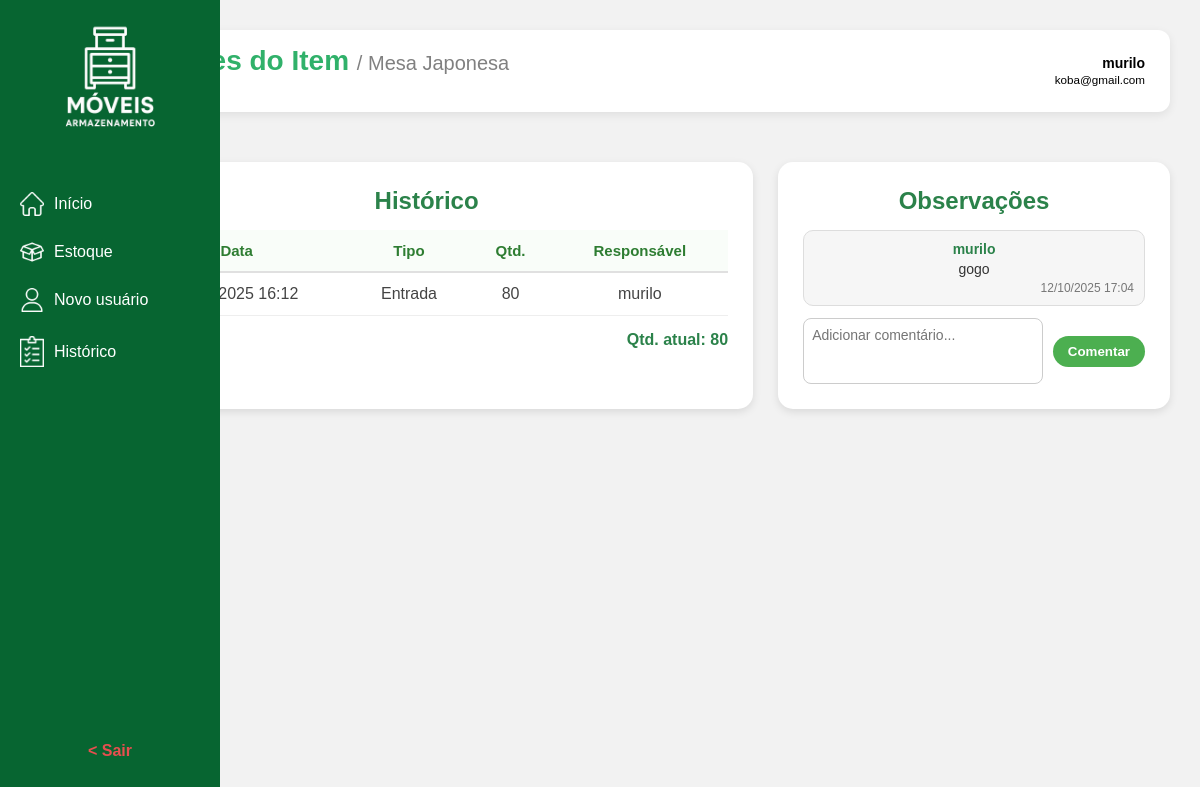
The app's page /ver_item.php?id=3 (signed in) with its own data.
### tables this page shows
CREATE TABLE `itens` (
  `id` int(11) NOT NULL,
  `codigo` varchar(50) DEFAULT NULL,
  `nome` varchar(150) NOT NULL,
  `categoria` varchar(100) DEFAULT NULL,
  `quantidade` int(11) DEFAULT 0,
  `localizacao` enum('Setor A','Setor B','Setor C') DEFAULT NULL,
  `observacoes` text DEFAULT NULL,
  `criado_por` int(11) DEFAULT NULL,
  `criado_em` datetime DEFAULT current_timestamp(),
  `atualizado_em` datetime DEFAULT current_timestamp() ON UPDATE current_timestamp()
);

CREATE TABLE `historico` (
  `id` int(11) NOT NULL,
  `tipo` enum('entrada','saida') NOT NULL,
  `item_id` int(11) NOT NULL,
  `quantidade` int(11) NOT NULL,
  `responsavel_id` int(11) DEFAULT NULL,
  `data_movimentacao` datetime DEFAULT current_timestamp(),
  `observacoes` text DEFAULT NULL
);

CREATE TABLE `usuarios` (
  `id` int(11) NOT NULL,
  `nome` varchar(100) NOT NULL,
  `email` varchar(100) NOT NULL,
  `senha` varchar(255) NOT NULL,
  `tipo` enum('admin','funcionario') DEFAULT 'funcionario',
  `criado_em` datetime DEFAULT current_timestamp(),
  `atualizado_em` datetime DEFAULT current_timestamp() ON UPDATE current_timestamp()
);

CREATE TABLE `comentarios` (
  `id` int(11) NOT NULL,
  `item_id` int(11) NOT NULL,
  `usuario_id` int(11) DEFAULT NULL,
  `texto` text NOT NULL,
  `criado_em` datetime DEFAULT current_timestamp(),
  `atualizado_em` datetime DEFAULT current_timestamp() ON UPDATE current_timestamp()
);

### ver_item.php (the view, shortened to what this page needs)
<?php
include('conexao.php');
$usuario_nome  = $_SESSION['usuario_nome'] ?? 'Usuário';
$usuario_email = $_SESSION['usuario_email'] ?? '---';
$id_item = intval($_GET['id']);
$sql_item = "SELECT i.id, i.codigo, i.nome, i.categoria, i.quantidade, i.localizacao, i.observacoes,
                    u.nome AS criado_por
             FROM itens i
             LEFT JOIN usuarios u ON i.criado_por = u.id
             WHERE i.id = ?";
$stmt = $conn->prepare($sql_item);
$stmt->bind_param("i", $id_item);
$stmt->execute();
$result = $stmt->get_result();
$item = $result->fetch_assoc();
$sql_hist = "SELECT h.id, h.tipo, h.quantidade, h.data_movimentacao,
                    u.nome AS responsavel
             FROM historico h
             LEFT JOIN usuarios u ON h.responsavel_id = u.id
             WHERE h.item_id = ?
             ORDER BY h.data_movimentacao DESC";
$stmt_hist = $conn->prepare($sql_hist);
$stmt_hist->bind_param("i", $id_item);
$stmt_hist->execute();
$historico = $stmt_hist->get_result();
$sql_com = "SELECT c.id, c.texto, c.criado_em, c.usuario_id, u.nome AS usuario_nome
            FROM comentarios c
            LEFT JOIN usuarios u ON c.usuario_id = u.id
            WHERE c.item_id = ?
            ORDER BY c.criado_em DESC";
$stmt_com = $conn->prepare($sql_com);
if ($stmt_com) {
    $stmt_com->bind_param("i", $id_item);
    $stmt_com->execute();
    $comentarios = $stmt_com->get_result();
} else {
    $comentarios = false;
}
?>
<!DOCTYPE html>
<html lang="pt-BR">
<head>
    <link rel="stylesheet" href="./css/ver_item.css">
    <link rel="stylesheet" href="./css/inicio.css">
</head>
<body>
<div class="container">
    <nav class="sidebar">
        <div id="DIVELOGO">
            <img id="logo" src="./img/logo.png" alt="Logo Móveis Armazenamento">
            <ul class="menu">
                <li><a href="./inicio.php"><img class="icone" src="./img/casa.png" alt=""> Início</a></li>
                <li><a href="./estoque.php"><img class="icone" src="./img/caixa-aberta.png" alt=""> Estoque</a></li>
                <li><a href="#"><img class="icone" src="./img/do-utilizador.png" alt=""> Novo usuário</a></li>
                <li><a href="#"><img class="icone" src="./img/prancheta.png" alt=""> Histórico</a></li>
            </ul>
        </div>
        <a id="sair" href="index.php">< Sair</a>
    </nav>
    <main class="conteudo">
    <header class="topo">
        <h1>Detalhes do Item <span style="color: gray;"> / <?= htmlspecialchars($item['nome']) ?></span></h1>
        <div class="usuario-info">
            <strong><?= htmlspecialchars($usuario_nome) ?></strong><br>
            <small><?= htmlspecialchars($usuario_email) ?></small>
        </div>
    </header>
    <div class="detalhes-grid">
        <section class="tabela-historico">
            <h2>Histórico</h2>
            <table>
                <thead>
                    <tr>
                        <th>Data</th>
                        <th>Tipo</th>
                        <th>Qtd.</th>
                        <th>Responsável</th>
                    </tr>
                </thead>
                <tbody>
                    <?php while ($row = $historico->fetch_assoc()): ?>
                        <tr>
                            <td><?= date("d/m/Y H:i", strtotime($row['data_movimentacao'])) ?></td>
                            <td><?= ucfirst($row['tipo']) ?></td>
                            <td><?= $row['quantidade'] ?></td>
                            <td><?= htmlspecialchars($row['responsavel'] ?? '---') ?></td>
                        </tr>
                    <?php endwhile; ?>
                </tbody>
            </table>
            <div class="qtd-atual">Qtd. atual: <?= htmlspecialchars($item['quantidade']) ?></div>
        </section>
        <section class="observacoes">
            <h2>Observações</h2>
            <div class="comentarios-lista" role="log" aria-live="polite">
                <?php if ($comentarios && $comentarios->num_rows > 0): ?>
                    <?php while ($c = $comentarios->fetch_assoc()): ?>
                        <div class="box-observacao">
                            <strong><?= htmlspecialchars($c['usuario_nome'] ?? 'Usuário') ?></strong>
                            <p><?= nl2br(htmlspecialchars($c['texto'])) ?></p>
                            <small><?= date("d/m/Y H:i", strtotime($c['criado_em'])) ?></small>
                        </div>
                    <?php endwhile; ?>
                <?php else: ?>
                    <div class="box-observacao">
                        <p>Nenhum comentário ainda. Seja o primeiro a comentar.</p>
                    </div>
                <?php endif; ?>
            </div>
            <form class="comentar" method="post" action="">
                <textarea name="comentario" placeholder="Adicionar comentário..." rows="3" required></textarea>
                <button type="submit">Comentar</button>
            </form>
        </section>
    </div>
</main>
</div>
</body>
</html>

### css/ver_item.css (style rules this page uses)
.conteudo { flex: 1; padding: 30px; background-color: #f6f6f6; height: 100vh; overflow-y: auto; }
.topo { display: flex; justify-content: space-between; align-items: center; background: #fff; padding: 15px 25px; border-radius: 12px; box-shadow: 0 3px 10px rgba(0, 0, 0, 0.08); margin-bottom: 25px; }
.topo h1 { margin: 0; font-size: 24px; color: #2b824a; }
.topo h1 span { font-size: 20px; color: gray; font-weight: normal; }
.usuario-info { text-align: right; font-size: 14px; }
.tabela-historico { background: #fff; border-radius: 15px; padding: 25px; box-shadow: 0 3px 8px rgba(0, 0, 0, 0.1); }
.tabela-historico h2 { color: #2b824a; margin-bottom: 15px; }
.tabela-historico table { width: 100%; border-collapse: collapse; background: #fff; }
.tabela-historico th { text-align: center; padding: 12px; color: #2e7d32; font-size: 15px; border-bottom: 2px solid #e0e0e0; background: #f9fdf9; }
.tabela-historico td { padding: 12px; border-bottom: 1px solid #eee; text-align: center; color: #444; }
main.conteudo { display: flex; flex-direction: column; gap: 25px; }
.detalhes-grid { display: grid; grid-template-columns: 2fr 1.2fr; gap: 25px; }
.observacoes { background: #fff; border-radius: 15px; padding: 25px; box-shadow: 0 3px 8px rgba(0, 0, 0, 0.1); }
.observacoes h2 { color: #2b824a; margin-bottom: 15px; }
.box-observacao { background: #f6f6f6; border-radius: 10px; padding: 10px; margin-bottom: 12px; border: 1px solid #ddd; }
.box-observacao strong { color: #2b824a; display: block; margin-bottom: 4px; font-size: 14px; }
.box-observacao p { font-size: 14px; color: #333; margin: 4px 0; }
.box-observacao small { display: block; text-align: right; color: #777; font-size: 12px; }
.comentar { display: flex; align-items: center; margin-top: 10px; gap: 10px; }
.comentar textarea { flex: 1; resize: none; border: 1px solid #ccc; border-radius: 8px; padding: 8px; font-size: 14px; outline: none; }
.comentar button { background: #4caf50; color: white; padding: 8px 15px; border: none; border-radius: 25px; cursor: pointer; font-weight: 600; transition: background 0.2s; }
.qtd-atual { text-align: right; color: #2b824a; font-weight: bold; margin-top: 15px; font-size: 16px; }

### css/inicio.css (style rules this page uses)
* { margin: 0; padding: 0; box-sizing: border-box; font-family: Arial, sans-serif; }
.container { display: flex; justify-content: flex-start; align-items: center; gap: 50px; }
.topo { display: flex; justify-content: space-between; align-items: center; background: #fff; padding: 15px 25px; border-radius: 12px; box-shadow: 0 3px 10px rgba(0, 0, 0, 0.08); margin-bottom: 25px; }
.topo h1 { margin: 0; font-size: 24px; color: #2b824a; }
.usuario-info { text-align: right; font-size: 14px; }
.sidebar { position: fixed; top: 0; left: 0; height: 100vh; width: 220px; background-color: #076531; color: white; display: flex; flex-direction: column; align-items: center; justify-content: space-between; padding: 20px 0; transition: width 0.3s ease; overflow: hidden; }
#DIVELOGO { display: flex; flex-direction: column; align-items: center; width: 100%; }
#logo { width: 50px; margin-bottom: 40px; transition: width 0.3s ease; }
.menu { list-style: none; width: 100%; }
.menu li { width: 100%; }
.menu a { display: flex; align-items: center; gap: 10px; padding: 12px 20px; text-decoration: none; color: white; font-size: 16px; transition: background 0.3s, padding 0.3s; white-space: nowrap; }
.icone { width: 24px; flex-shrink: 0; }
#sair { display: flex; align-items: center; justify-content: center; gap: 10px; color: rgb(230, 79, 79); text-decoration: none; font-weight: bold; padding-bottom: 20px; width: 100%; transition: color 0.3s; }
.conteudo { margin-left: 70px; width: calc(100% - 70px); flex: 1; background-color: #f2f2f2; padding: 30px; }
.conteudo h1 { color: #30b16a; font-size: 28px; margin-bottom: 20px; }
body { font-family: Arial, sans-serif; background: #f3f3f3; text-align: center; }
h2 { color: #38a169; }
.container { display: flex; justify-content: center; align-items: start; gap: 50px; }

### records on screen
itens: nome "Mesa Japonesa", quantidade "80"
historico: data_movimentacao "11/10/2025 16:12", tipo "Entrada", quantidade "80", responsavel.nome "murilo"
comentarios: usuario.nome "murilo", texto "gogo", criado_em "12/10/2025 17:04"

### other values on screen
$usuario_nome "murilo"
$usuario_email "koba@gmail.com"
